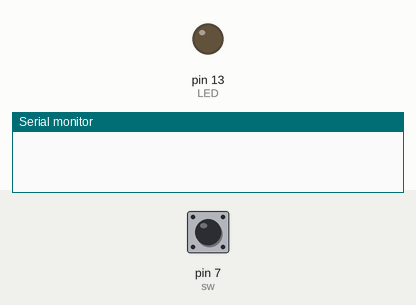
This sketch was run on a simulated Arduino Uno, built with avr-gcc and run on an emulated ATmega328P. On the bench: output pins drawn as LEDs (lit = HIGH), the last lines printed to the serial monitor. Inputs (shaded band) come from the test bench; at power-on: pin 7 (sw) HIGH.

Above: at 1.2 s.
1.3 s: pin 7 (sw) pulled LOW for 0.15 s
At 3.0 s:
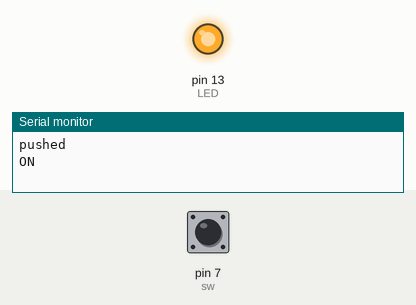
Timing chart, 0 to 10.4 s (numbered marks = the images above; inputs shaded):
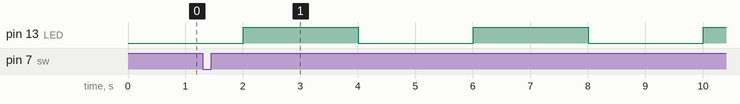

The sketch:

Uno_nodejs.ino
```cpp
#include<MsTimer2.h>

int LED = 13;
int sw = 7;
boolean bl = true;

void setup() {

  Serial.begin(9600);
  pinMode(LED, OUTPUT);
  pinMode(sw, INPUT_PULLUP);

  MsTimer2::set(2000, LED_blink);
  MsTimer2::start();
}

void loop() {
  if(digitalRead(sw)== 0){
    Serial.println("pushed");
    delay(200);
  }
}

void LED_blink(){
    digitalWrite(LED, bl);
    if(bl == true){
      Serial.println("ON");
    }else{
      Serial.println("OFF");
    }
    bl = !bl;
}
```

Measured:
- by itself, pin 13 (LED): alternates HIGH for 2.0 s and LOW for 2.0 s
